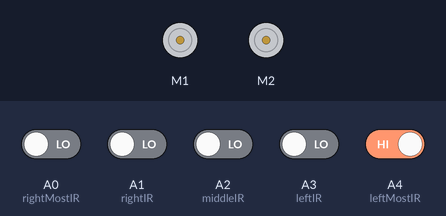
The sketch below on a simulated Arduino Uno, built with avr-gcc and run on an emulated ATmega328P. Shown: 2 × DC motor (green arrow = forward, orange = backward, longer = faster). The test bench sets the inputs (shaded band); at power-on: A4 (leftMostIR) HIGH, A0 (rightMostIR), A1 (rightIR), A2 (middleIR), A3 (leftIR) LOW.

Above: at 2.2 s.
2.3 s: A4 (leftMostIR) driven LOW
At 3.6 s:
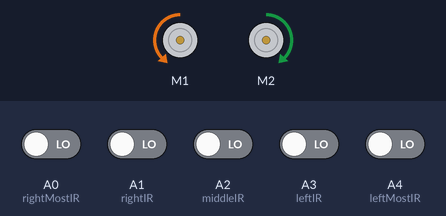
3.9 s: A2 (middleIR) driven HIGH
At 4.4 s:
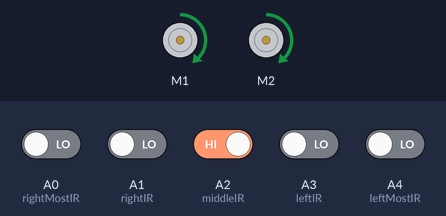
5.4 s: A2 (middleIR) driven LOW
At 6.2 s:
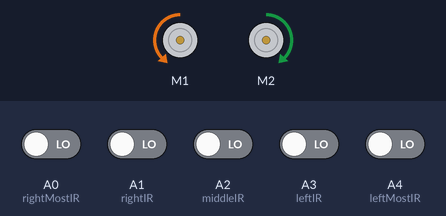
7.0 s: A0 (rightMostIR) driven HIGH and A1 (rightIR) driven HIGH and A2 (middleIR) driven HIGH and A3 (leftIR) driven HIGH and A4 (leftMostIR) driven HIGH
At 7.4 s:
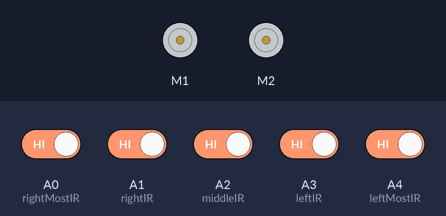
Timing chart, 0 to 9.6 s (numbered marks = the images above; inputs shaded):
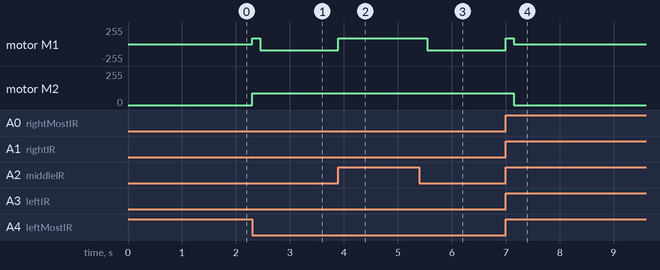

The sketch:

mazecirclebot.ino
```cpp
#include <AFMotor.h>

// IR pins
#define leftMostIR A4
#define leftIR A3
#define middleIR A2
#define rightIR A1
#define rightMostIR A0

#define ON_WHITE 0
#define ON_BLACK 1

#define SPEED 90

AF_DCMotor motor1(1, MOTOR12_1KHZ);
AF_DCMotor motor2(2, MOTOR12_1KHZ);

void curve_right() {
  motor1.setSpeed(SPEED);
  motor2.setSpeed(SPEED);
  motor1.run(FORWARD);
  motor2.run(BACKWARD);
}

void curve_left() {
  motor1.setSpeed(SPEED);
  motor2.setSpeed(SPEED);
  motor1.run(BACKWARD);
  motor2.run(FORWARD);
}

void go_straight() {
  motor1.setSpeed(SPEED);
  motor2.setSpeed(SPEED);
  motor1.run(FORWARD);
  motor2.run(FORWARD);
}

#define GO_FORWARD_ADJUST_TIME 300
#define TURN_LEFT 1
#define TURN_RIGHT 2
#define FORWARD_ADJUST true
#define NO_FORWARD_ADJUST false

void turn(int left_or_right, bool forward_adjust) {
  /* motor1.setSpeed(80); */
  /* motor2.setSpeed(80); */

  if (forward_adjust) {
    unsigned long startMillis = millis();
    while (millis() - startMillis < GO_FORWARD_ADJUST_TIME) {
      go_straight();
    }
  }
  while (digitalRead(middleIR) == ON_WHITE) {
    if (left_or_right == TURN_LEFT) {
      curve_left();
    } else {
      curve_right();
    }
  }

  /* motor1.setSpeed(SPEED); */
  /* motor2.setSpeed(SPEED); */
}

void turnaround() {
  turn(TURN_LEFT, NO_FORWARD_ADJUST);
}

void stop_moving() {
  motor1.setSpeed(0);
  motor2.setSpeed(0);
  motor1.run(RELEASE);
  motor2.run(RELEASE);
}

void setup() {
  pinMode(leftMostIR, INPUT);
  pinMode(leftIR, INPUT);
  pinMode(middleIR, INPUT);
  pinMode(rightIR, INPUT);
  pinMode(rightMostIR, INPUT);

  delay(1000);  // 1s delay to do positioning adjustments
}

bool finished_maze = false;

void navigate_maze() {
  int leftMost = digitalRead(leftMostIR);
  int left = digitalRead(leftIR);
  int middle = digitalRead(middleIR);
  int right = digitalRead(rightIR);
  int rightMost = digitalRead(rightMostIR);

  if (leftMost == ON_WHITE && // straight line (1)
      left == ON_WHITE &&
      middle == ON_BLACK &&
      right == ON_WHITE &&
      rightMost == ON_WHITE) {
    go_straight();
  } else if ( // left L or left T (3, 5)
      leftMost == ON_BLACK &&
      left == ON_BLACK &&
      middle == ON_BLACK &&
      right == ON_WHITE &&
      rightMost == ON_WHITE) {
    turn(TURN_LEFT, NO_FORWARD_ADJUST);
  } else if ( // T or 4 way intersection (4, 8)
      leftMost == ON_BLACK &&
      left == ON_BLACK &&
      middle == ON_BLACK &&
      right == ON_BLACK &&
      rightMost == ON_BLACK) {
    unsigned long startMillis = millis();
    while (millis() - startMillis < 150) {
      go_straight();
    }
    // Go forward a bit and check if there is black line. If there is
    // we have reached the end of the maze (big black box) so stop. If
    // not this was a T or 4 way junction, so turn left.
    if (digitalRead(middleIR) == ON_BLACK) {
      stop_moving();
      finished_maze = true;
    } else {
      turn(TURN_LEFT, NO_FORWARD_ADJUST);
    }
  } else if ( // right L or right T (2, 6)
      leftMost == ON_WHITE &&
      left == ON_WHITE &&
      middle == ON_BLACK &&
      right == ON_BLACK &&
      rightMost == ON_BLACK) {
    unsigned long startMillis = millis();
    while (millis() - startMillis < 200) {
      go_straight();
    }
    // Go forward for 200ms and check if there is black line. If there isn't
    // turn right else go keep going straight.
    if (digitalRead(middleIR) == ON_WHITE) {
      turn(TURN_RIGHT, NO_FORWARD_ADJUST);
    }
  } else if ( // left curve (9)
      leftMost == ON_WHITE &&
      left == ON_BLACK &&
      middle == ON_BLACK &&
      right == ON_WHITE &&
      rightMost == ON_WHITE) {
    turn(TURN_LEFT, NO_FORWARD_ADJUST);
  } else if ( // left curve (9)
      leftMost == ON_WHITE &&
      left == ON_BLACK &&
      middle == ON_WHITE &&
      right == ON_WHITE &&
      rightMost == ON_WHITE) {
    turn(TURN_LEFT, NO_FORWARD_ADJUST);
  } else if ( // right curve (10)
      leftMost == ON_WHITE &&
      left == ON_WHITE &&
      middle == ON_BLACK &&
      right == ON_BLACK &&
      rightMost == ON_WHITE) {
    turn(TURN_RIGHT, NO_FORWARD_ADJUST);
  } else if ( // right curve (10)
      leftMost == ON_WHITE &&
      left == ON_WHITE &&
      middle == ON_WHITE &&
      right == ON_BLACK &&
      rightMost == ON_WHITE) {
    turn(TURN_RIGHT, NO_FORWARD_ADJUST);
  } else if ( // deadend (7)
      leftMost == ON_WHITE &&
      left == ON_WHITE &&
      middle == ON_WHITE &&
      right == ON_WHITE &&
      rightMost == ON_WHITE) {
    unsigned long startMillis = millis();
    while (millis() - startMillis < 150) {
      go_straight();
    }

    int leftMost = digitalRead(leftMostIR);
    int left = digitalRead(leftIR);
    int middle = digitalRead(middleIR);
    int right = digitalRead(rightIR);
    int rightMost = digitalRead(rightMostIR);
    // Sometimes all the sensors may detect white momentarily as it
    // goes along a curve, triggering the deadend condition. To prevent
    // false positives, go forward a bit more and check if all sensors
    // are still on white. If so this is actually a deadend.
    if (leftMost == ON_WHITE &&
        left == ON_WHITE &&
        middle == ON_WHITE &&
        right == ON_WHITE &&
        rightMost == ON_WHITE) {
      turnaround();
    }
  }
}

void loop() {
  if (finished_maze) {
    return;
  } else {
    navigate_maze();
  }
}
```

Measured:
- after the input at 2.3 s, motor M1: stopped → forward 90/255 at once, → backward 90/255 0.15 s later; motor M2: stopped → forward 90/255 at once
- after the input at 3.9 s, motor M1: backward 90/255 → forward 90/255 at once
- after the input at 5.4 s, motor M1: forward 90/255 → backward 90/255 after 0.15 s
- after the input at 7.0 s, motor M1: backward 90/255 → forward 90/255 at once, → stopped 0.15 s later; motor M2: forward 90/255 → stopped after 0.15 s
